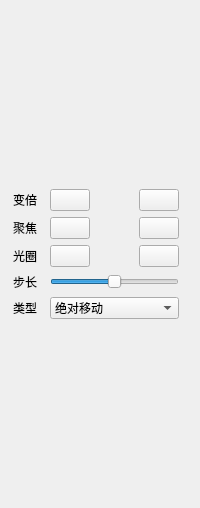
<?xml version="1.0" encoding="UTF-8"?>
<ui version="4.0">
 <class>frmIpcPtz</class>
 <widget class="QWidget" name="frmIpcPtz">
  <property name="geometry">
   <rect>
    <x>0</x>
    <y>0</y>
    <width>200</width>
    <height>508</height>
   </rect>
  </property>
  <property name="windowTitle">
   <string>Form</string>
  </property>
  <layout class="QVBoxLayout" name="verticalLayout">
   <property name="leftMargin">
    <number>0</number>
   </property>
   <property name="topMargin">
    <number>0</number>
   </property>
   <property name="rightMargin">
    <number>0</number>
   </property>
   <property name="bottomMargin">
    <number>0</number>
   </property>
   <item>
    <widget class="QWidget" name="widget" native="true">
     <property name="sizePolicy">
      <sizepolicy hsizetype="Preferred" vsizetype="Expanding">
       <horstretch>0</horstretch>
       <verstretch>0</verstretch>
      </sizepolicy>
     </property>
     <property name="autoFillBackground">
      <bool>true</bool>
     </property>
     <layout class="QVBoxLayout" name="verticalLayout_4">
      <property name="spacing">
       <number>6</number>
      </property>
      <property name="leftMargin">
       <number>6</number>
      </property>
      <property name="topMargin">
       <number>6</number>
      </property>
      <property name="rightMargin">
       <number>6</number>
      </property>
      <property name="bottomMargin">
       <number>6</number>
      </property>
      <item>
       <widget class="GaugeCloud" name="gaugeCloud" native="true">
        <property name="sizePolicy">
         <sizepolicy hsizetype="Preferred" vsizetype="Expanding">
          <horstretch>0</horstretch>
          <verstretch>0</verstretch>
         </sizepolicy>
        </property>
       </widget>
      </item>
      <item>
       <widget class="QWidget" name="widgetPtz" native="true">
        <layout class="QGridLayout" name="gridLayout_2">
         <property name="leftMargin">
          <number>0</number>
         </property>
         <property name="topMargin">
          <number>0</number>
         </property>
         <property name="rightMargin">
          <number>15</number>
         </property>
         <property name="bottomMargin">
          <number>6</number>
         </property>
         <property name="spacing">
          <number>6</number>
         </property>
         <item row="6" column="1" colspan="3">
          <widget class="XSlider" name="sliderPtzStep">
           <property name="sizePolicy">
            <sizepolicy hsizetype="Preferred" vsizetype="Fixed">
             <horstretch>0</horstretch>
             <verstretch>0</verstretch>
            </sizepolicy>
           </property>
           <property name="minimum">
            <number>0</number>
           </property>
           <property name="maximum">
            <number>10</number>
           </property>
           <property name="value">
            <number>5</number>
           </property>
           <property name="orientation">
            <enum>Qt::Horizontal</enum>
           </property>
          </widget>
         </item>
         <item row="3" column="0">
          <widget class="QLabel" name="labPtzFocus">
           <property name="text">
            <string>聚焦</string>
           </property>
           <property name="alignment">
            <set>Qt::AlignCenter</set>
           </property>
          </widget>
         </item>
         <item row="4" column="1">
          <widget class="QPushButton" name="btnPtzApertureIn">
           <property name="text">
            <string/>
           </property>
          </widget>
         </item>
         <item row="2" column="3">
          <widget class="QPushButton" name="btnPtzZoomOut">
           <property name="text">
            <string/>
           </property>
          </widget>
         </item>
         <item row="3" column="1">
          <widget class="QPushButton" name="btnPtzFocusIn">
           <property name="text">
            <string/>
           </property>
          </widget>
         </item>
         <item row="4" column="0">
          <widget class="QLabel" name="labPtzAperture">
           <property name="text">
            <string>光圈</string>
           </property>
           <property name="alignment">
            <set>Qt::AlignCenter</set>
           </property>
          </widget>
         </item>
         <item row="2" column="0">
          <widget class="QLabel" name="labPtzZoom">
           <property name="text">
            <string>变倍</string>
           </property>
           <property name="alignment">
            <set>Qt::AlignCenter</set>
           </property>
          </widget>
         </item>
         <item row="3" column="3">
          <widget class="QPushButton" name="btnPtzFocusOut">
           <property name="text">
            <string/>
           </property>
          </widget>
         </item>
         <item row="4" column="3">
          <widget class="QPushButton" name="btnPtzApertureOut">
           <property name="text">
            <string/>
           </property>
          </widget>
         </item>
         <item row="6" column="0">
          <widget class="QLabel" name="labPtzStep">
           <property name="text">
            <string>步长</string>
           </property>
           <property name="alignment">
            <set>Qt::AlignCenter</set>
           </property>
          </widget>
         </item>
         <item row="2" column="1">
          <widget class="QPushButton" name="btnPtzZoomIn">
           <property name="text">
            <string/>
           </property>
          </widget>
         </item>
         <item row="7" column="0">
          <widget class="QLabel" name="labPtzType">
           <property name="text">
            <string>类型</string>
           </property>
           <property name="alignment">
            <set>Qt::AlignCenter</set>
           </property>
          </widget>
         </item>
         <item row="7" column="1" colspan="3">
          <widget class="QComboBox" name="cboxPtzType">
           <item>
            <property name="text">
             <string>绝对移动</string>
            </property>
           </item>
           <item>
            <property name="text">
             <string>相对移动</string>
            </property>
           </item>
           <item>
            <property name="text">
             <string>连续移动</string>
            </property>
           </item>
          </widget>
         </item>
        </layout>
       </widget>
      </item>
      <item>
       <spacer name="spacer">
        <property name="orientation">
         <enum>Qt::Vertical</enum>
        </property>
        <property name="sizeHint" stdset="0">
         <size>
          <width>20</width>
          <height>0</height>
         </size>
        </property>
       </spacer>
      </item>
     </layout>
    </widget>
   </item>
  </layout>
 </widget>
 <customwidgets>
  <customwidget>
   <class>XSlider</class>
   <extends>QSlider</extends>
   <header>xslider.h</header>
  </customwidget>
  <customwidget>
   <class>GaugeCloud</class>
   <extends>QWidget</extends>
   <header location="global">gaugecloud.h</header>
   <container>1</container>
  </customwidget>
 </customwidgets>
 <tabstops>
  <tabstop>btnPtzZoomIn</tabstop>
  <tabstop>btnPtzZoomOut</tabstop>
  <tabstop>btnPtzFocusIn</tabstop>
  <tabstop>btnPtzFocusOut</tabstop>
  <tabstop>btnPtzApertureIn</tabstop>
  <tabstop>btnPtzApertureOut</tabstop>
  <tabstop>sliderPtzStep</tabstop>
  <tabstop>cboxPtzType</tabstop>
 </tabstops>
 <resources/>
 <connections/>
</ui>
